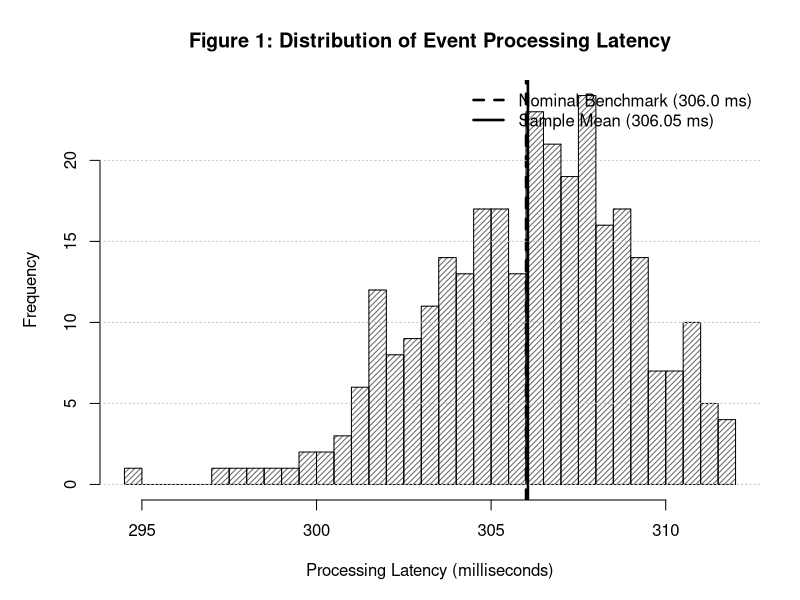
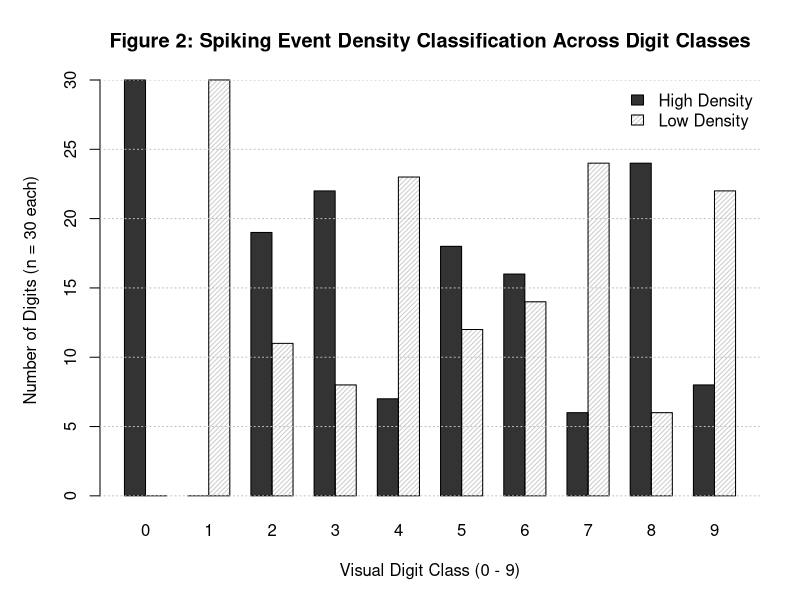
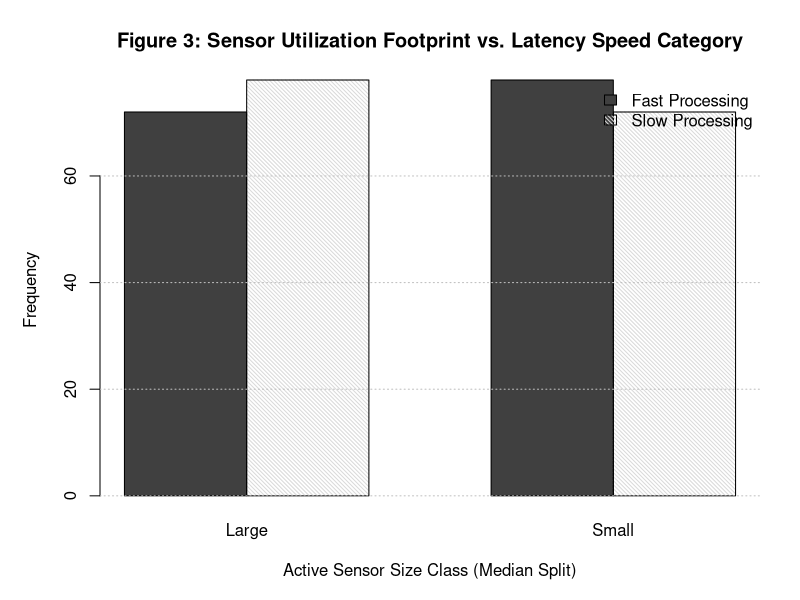
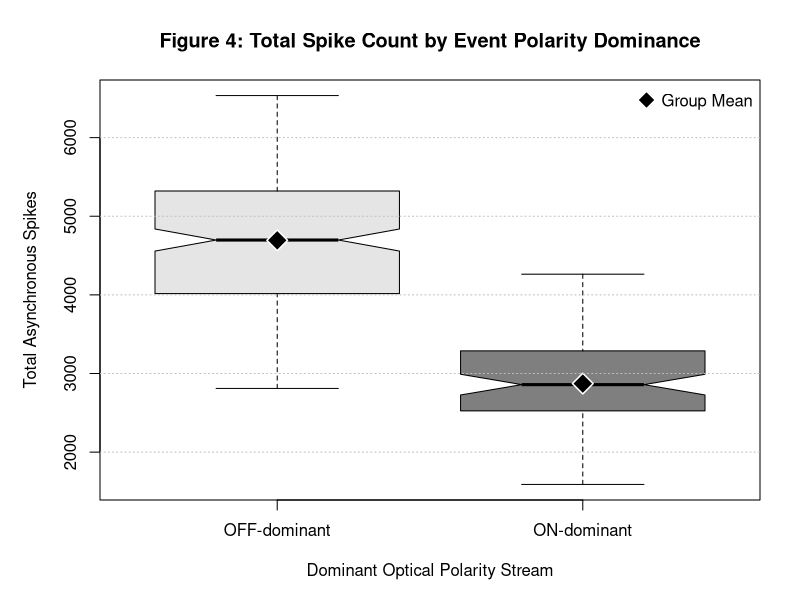
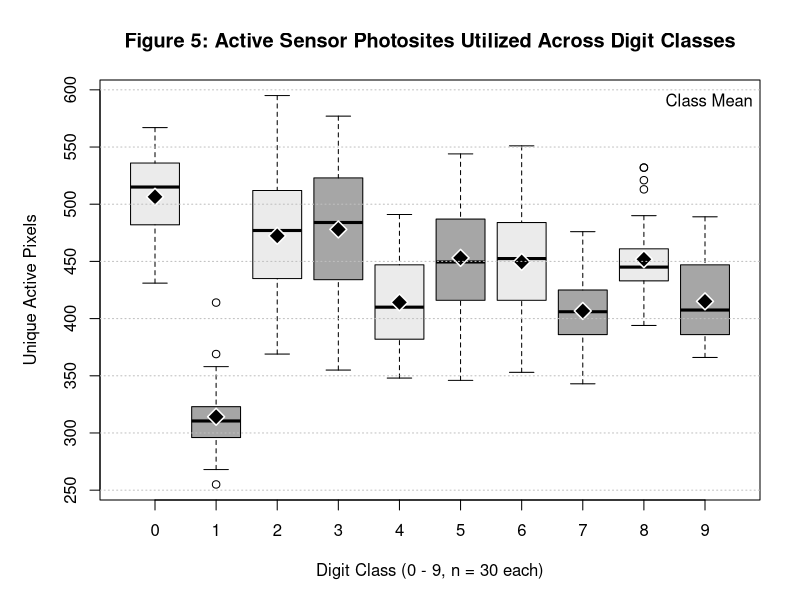
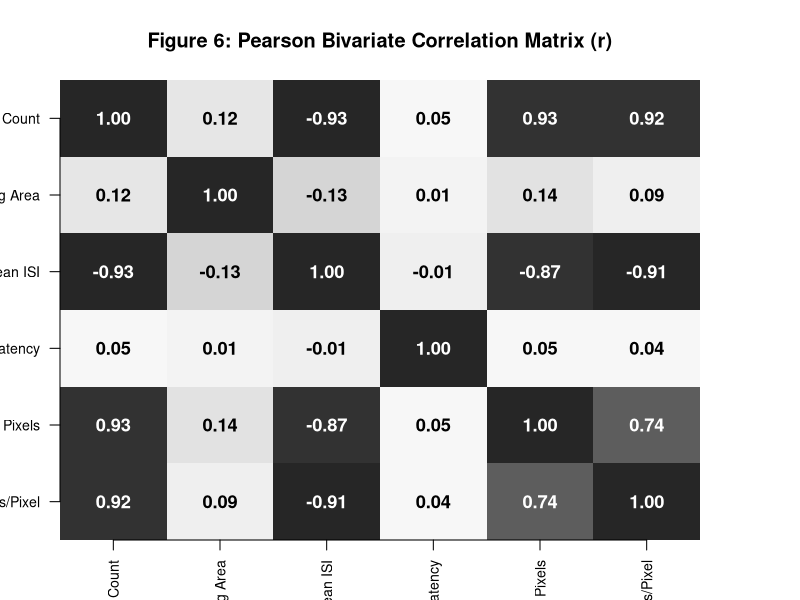
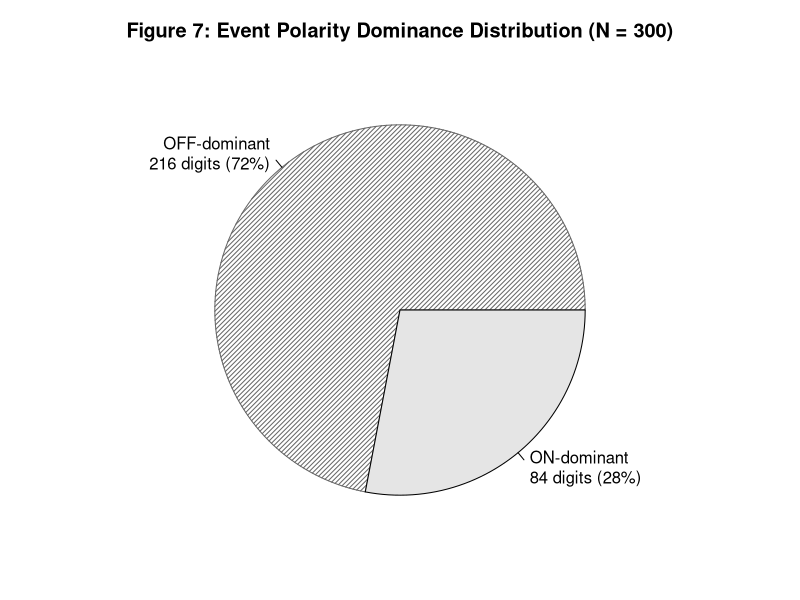
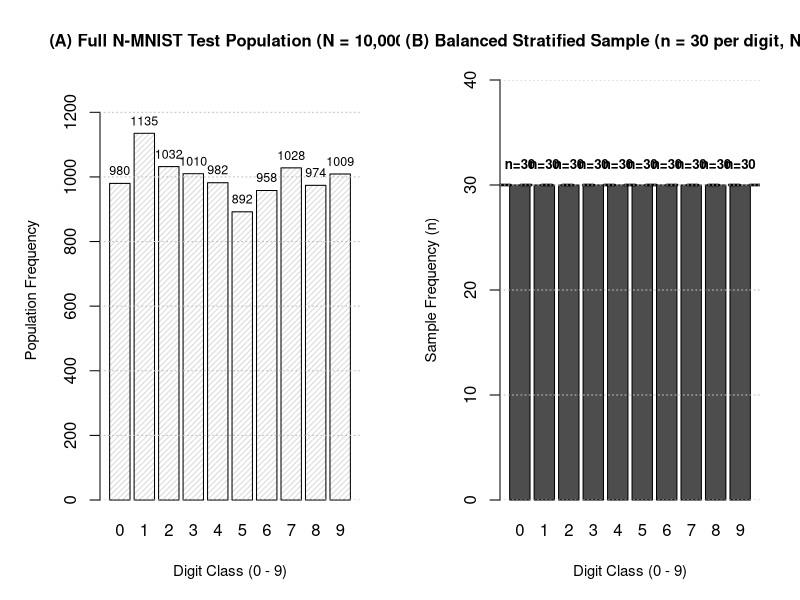

The R script that drew these images, in order:
# IT1212 Probability & Statistics - Assignment Figure Generation Script
# Generates publication-quality charts (PNG, 300 DPI) for assignment report
# Black & White / Grayscale Print-Optimized Version

# 1. Ensure output folder exists
dir.create("figures", showWarnings = FALSE)

# 2. Load and Prepare Dataset
nmnist_data <- read.csv("nmnist_features.csv")

lat_med <- median(nmnist_data$latency_us)
den_med <- median(nmnist_data$spike_density)
area_med <- median(nmnist_data$active_pixels)

nmnist_data$polarity_majority <- as.factor(ifelse(nmnist_data$on_ratio > 0.5, "ON-dominant", "OFF-dominant"))
nmnist_data$latency_speed <- as.factor(ifelse(nmnist_data$latency_us > lat_med, "Slow", "Fast"))
nmnist_data$density_category <- as.factor(ifelse(nmnist_data$spike_density > den_med, "High", "Low"))
nmnist_data$spatial_size_class <- as.factor(ifelse(nmnist_data$active_pixels >= area_med, "Large", "Small"))
nmnist_data$digit_class_factor <- as.factor(nmnist_data$digit_class)

# Figure 1: Distribution of Processing Latency (Sub-RQ1)
png("figures/fig1_latency_distribution.png", width = 2400, height = 1800, res = 300)
par(mar = c(5, 5, 4, 2))
h <- hist(nmnist_data$latency_us / 1000,
    breaks = 25,
    col = "gray40",
    density = 25,
    angle = 45,
    border = "black",
    main = "Figure 1: Distribution of Event Processing Latency",
    xlab = "Processing Latency (milliseconds)",
    ylab = "Frequency",
    cex.main = 1.2, cex.lab = 1.0
)
abline(v = 306, col = "black", lwd = 2.5, lty = 2)
abline(v = mean(nmnist_data$latency_us) / 1000, col = "black", lwd = 2.5, lty = 1)
legend("topright",
    legend = c("Nominal Benchmark (306.0 ms)", "Sample Mean (306.05 ms)"),
    col = c("black", "black"),
    lty = c(2, 1),
    lwd = 2.5,
    bty = "n"
)
grid(nx = NA, ny = NULL, col = "gray75", lty = "dotted")
dev.off()

# Figure 2: Spiking Density by Digit Class (Sub-RQ2)
png("figures/fig2_density_by_digit.png", width = 2600, height = 1800, res = 300)
par(mar = c(5, 5, 4, 2))
t2 <- table(nmnist_data$density_category, nmnist_data$digit_class_factor)
barplot(t2,
    beside = TRUE,
    col = c("gray20", "gray80"),
    density = c(NA, 30),
    angle = c(0, 45),
    border = "black",
    main = "Figure 2: Spiking Event Density Classification Across Digit Classes",
    xlab = "Visual Digit Class (0 - 9)",
    ylab = "Number of Digits (n = 30 each)",
    legend.text = c("High Density", "Low Density"),
    args.legend = list(x = "topright", bty = "n"),
    cex.main = 1.2, cex.lab = 1.0
)
grid(nx = NA, ny = NULL, col = "gray75", lty = "dotted")
dev.off()

# Figure 3: Spatial Footprint vs Latency Speed (Sub-RQ3)
png("figures/fig3_spatial_vs_speed.png", width = 2400, height = 1800, res = 300)
par(mar = c(5, 5, 4, 2))
t3 <- table(nmnist_data$latency_speed, nmnist_data$spatial_size_class)
barplot(t3,
    beside = TRUE,
    col = c("gray25", "gray85"),
    density = c(NA, 35),
    angle = c(0, 135),
    border = "black",
    main = "Figure 3: Sensor Utilization Footprint vs. Latency Speed Category",
    xlab = "Active Sensor Size Class (Median Split)",
    ylab = "Frequency",
    legend.text = c("Fast Processing", "Slow Processing"),
    args.legend = list(x = "topright", bty = "n"),
    cex.main = 1.2, cex.lab = 1.0
)
grid(nx = NA, ny = NULL, col = "gray75", lty = "dotted")
dev.off()

# Figure 4: Spike Count by Polarity Majority (Sub-RQ4)
png("figures/fig4_spikes_by_polarity.png", width = 2400, height = 1800, res = 300)
par(mar = c(5, 5, 4, 2))
boxplot(spike_count ~ polarity_majority,
    data = nmnist_data,
    col = c("gray90", "gray50"),
    border = "black",
    main = "Figure 4: Total Spike Count by Event Polarity Dominance",
    xlab = "Dominant Optical Polarity Stream",
    ylab = "Total Asynchronous Spikes",
    notch = TRUE,
    cex.main = 1.2, cex.lab = 1.0
)
points(1:2, c(
    mean(nmnist_data$spike_count[nmnist_data$polarity_majority == "OFF-dominant"]),
    mean(nmnist_data$spike_count[nmnist_data$polarity_majority == "ON-dominant"])
),
pch = 23, bg = "black", col = "white", cex = 2.2, lwd = 1.5
)
legend("topright", legend = "Group Mean", pch = 23, pt.bg = "black", col = "white", pt.cex = 1.8, bty = "n")
grid(nx = NA, ny = NULL, col = "gray75", lty = "dotted")
dev.off()

# Figure 5: Active Pixels Across 10 Digit Classes (Sub-RQ5)
png("figures/fig5_active_pixels_by_digit.png", width = 2800, height = 1800, res = 300)
par(mar = c(5, 5, 4, 2))
bw_palette_10 <- rep(c("gray92", "gray65"), 5)
boxplot(active_pixels ~ digit_class_factor,
    data = nmnist_data,
    col = bw_palette_10,
    border = "black",
    main = "Figure 5: Active Sensor Photosites Utilized Across Digit Classes",
    xlab = "Digit Class (0 - 9, n = 30 each)",
    ylab = "Unique Active Pixels",
    cex.main = 1.2, cex.lab = 1.0
)
means_pixels <- tapply(nmnist_data$active_pixels, nmnist_data$digit_class_factor, mean)
points(1:10, means_pixels, pch = 23, bg = "black", col = "white", cex = 1.8, lwd = 1.5)
legend("topright", legend = "Class Mean", pch = 18, pt.bg = "black", col = "white", pt.cex = 1.5, bty = "n")
grid(nx = NA, ny = NULL, col = "gray75", lty = "dotted")
dev.off()

# Figure 6: Bivariate Correlation Heatmap (Sub-RQ6)
png("figures/fig6_correlation_matrix.png", width = 2400, height = 2200, res = 300)
par(mar = c(3, 3, 4, 5))
num_cols <- nmnist_data[, c("spike_count", "bounding_area", "mean_isi_us", "latency_us", "active_pixels", "spikes_per_pixel")]
colnames(num_cols) <- c("Spike Count", "Bounding Area", "Mean ISI", "Latency", "Active Pixels", "Spikes/Pixel")
cor_m <- cor(num_cols)
colors_heatmap <- colorRampPalette(c("gray15", "gray98", "gray15"))(100)
image(1:6, 1:6, cor_m[, 6:1],
    col = colors_heatmap, axes = FALSE, xlab = "", ylab = "",
    main = "Figure 6: Pearson Bivariate Correlation Matrix (r)"
)
axis(1, at = 1:6, labels = colnames(num_cols), las = 2, cex.axis = 0.85)
axis(2, at = 1:6, labels = rev(colnames(num_cols)), las = 1, cex.axis = 0.85)
for (x in 1:6) {
    for (y in 1:6) {
        val <- cor_m[x, 7 - y]
        text(x, y, sprintf("%.2f", val),
            col = ifelse(abs(val) > 0.5, "white", "black"),
            cex = 1.1, font = 2
        )
    }
}
dev.off()

# Figure 7: Polarity Dominance Pie Chart (Descriptive)
png("figures/fig7_polarity_pie.png", width = 2200, height = 1800, res = 300)
par(mar = c(2, 2, 3, 2))
pol_tbl <- table(nmnist_data$polarity_majority)
pie(pol_tbl,
    col = c("gray40", "gray90"),
    density = c(30, NA),
    angle = c(45, 0),
    labels = paste0(names(pol_tbl), "\n", pol_tbl, " digits (", round(100 * prop.table(pol_tbl), 1), "%)"),
    main = "Figure 7: Event Polarity Dominance Distribution (N = 300)",
    cex.main = 1.2, cex = 1.0
)
dev.off()

# Figure 8: Population vs. Sample Stratified Distribution (Descriptive)
png("figures/fig8_stratified_samples.png", width = 2800, height = 1800, res = 300)
par(mfrow = c(1, 2), mar = c(5, 5, 4, 2))
pop_counts <- c(980, 1135, 1032, 1010, 982, 892, 958, 1028, 974, 1009)
digits <- 0:9
bp1 <- barplot(pop_counts,
    names.arg = digits,
    col = "gray85",
    density = 25,
    angle = 45,
    border = "black",
    ylim = c(0, 1300),
    main = "(A) Full N-MNIST Test Population (N = 10,000)",
    xlab = "Digit Class (0 - 9)",
    ylab = "Population Frequency",
    cex.main = 1.0, cex.lab = 0.9
)
grid(nx = NA, ny = NULL, col = "gray75", lty = "dotted")
text(bp1, pop_counts + 40, labels = pop_counts, cex = 0.75, col = "black")
sample_counts <- rep(30, 10)
bp2 <- barplot(sample_counts,
    names.arg = digits,
    col = "gray30",
    border = "black",
    ylim = c(0, 40),
    main = "(B) Balanced Stratified Sample (n = 30 per digit, N = 300)",
    xlab = "Digit Class (0 - 9)",
    ylab = "Sample Frequency (n)",
    cex.main = 1.0, cex.lab = 0.9
)
abline(h = 30, col = "black", lty = 2, lwd = 2.5)
grid(nx = NA, ny = NULL, col = "gray75", lty = "dotted")
text(bp2, sample_counts + 2, labels = "n=30", col = "black", font = 2, cex = 0.8)
dev.off()

# Figure 9: Latency Speed Category Distribution (Descriptive)
png("figures/fig9_speed_pie.png", width = 2200, height = 1800, res = 300)
par(mar = c(2, 2, 3, 2))
speed_tbl <- table(nmnist_data$latency_speed)
pie(speed_tbl,
    col = c("gray40", "gray90"),
    density = c(30, NA),
    angle = c(45, 0),
    labels = paste0(names(speed_tbl), "\n", speed_tbl, " digits (", round(100 * prop.table(speed_tbl), 1), "%)"),
    main = "Figure 9: Latency Speed Category Distribution (N = 300)",
    cex.main = 1.2, cex = 1.0
)
dev.off()

# Figure 10: Spiking Density Category Distribution (Descriptive)
png("figures/fig10_density_pie.png", width = 2200, height = 1800, res = 300)
par(mar = c(2, 2, 3, 2))
den_tbl <- table(nmnist_data$density_category)
pie(den_tbl,
    col = c("gray40", "gray90"),
    density = c(30, NA),
    angle = c(45, 0),
    labels = paste0(names(den_tbl), " Density\n", den_tbl, " digits (", round(100 * prop.table(den_tbl), 1), "%)"),
    main = "Figure 10: Spiking Density Category Distribution (N = 300)",
    cex.main = 1.2, cex = 1.0
)
dev.off()

# Figure 11: Spatial Size Class Distribution (Descriptive)
png("figures/fig11_spatial_pie.png", width = 2200, height = 1800, res = 300)
par(mar = c(2, 2, 3, 2))
spatial_tbl <- table(nmnist_data$spatial_size_class)
pie(spatial_tbl, 
    col = c("gray40", "gray90"),
    density = c(30, NA),
    angle = c(45, 0),
    labels = paste0(names(spatial_tbl), " Footprint\n", spatial_tbl, " digits (", round(100 * prop.table(spatial_tbl), 1), "%)"),
    main = "Figure 11: Spatial Size Class Distribution (N = 300)",
    cex.main = 1.2, cex = 1.0)
dev.off()

# Figure 12: Histogram of Spike Count
png("figures/fig12_spike_count_hist.png", width = 2400, height = 1800, res = 300)
par(mar = c(5, 5, 4, 2))
hist(nmnist_data$spike_count, 
     breaks = 25, 
     col = "gray40", 
     density = 25,
     angle = 45,
     border = "black",
     main = "Figure 12: Frequency Distribution of Total Spike Count", 
     xlab = "Total Spike Count (events)", 
     ylab = "Frequency",
     cex.main = 1.2, cex.lab = 1.0)
grid(nx = NA, ny = NULL, col = "gray75", lty = "dotted")
box(col = "black", lwd = 1.5)
dev.off()

# Figure 13: Histogram of Spike Density
png("figures/fig13_spike_density_hist.png", width = 2400, height = 1800, res = 300)
par(mar = c(5, 5, 4, 2))
hist(nmnist_data$spike_density, 
     breaks = 25, 
     col = "gray40", 
     density = 25,
     angle = 45,
     border = "black",
     main = "Figure 13: Frequency Distribution of Spiking Density", 
     xlab = "Spike Density (events / ms)", 
     ylab = "Frequency",
     cex.main = 1.2, cex.lab = 1.0)
grid(nx = NA, ny = NULL, col = "gray75", lty = "dotted")
box(col = "black", lwd = 1.5)
dev.off()

# Figure 14: Histogram of Processing Latency
png("figures/fig14_latency_hist.png", width = 2400, height = 1800, res = 300)
par(mar = c(5, 5, 4, 2))
hist(nmnist_data$latency_us / 1000, 
     breaks = 25, 
     col = "gray40", 
     density = 25,
     angle = 45,
     border = "black",
     main = "Figure 14: Frequency Distribution of Processing Latency", 
     xlab = "Processing Latency (milliseconds)", 
     ylab = "Frequency",
     cex.main = 1.2, cex.lab = 1.0)
grid(nx = NA, ny = NULL, col = "gray75", lty = "dotted")
box(col = "black", lwd = 1.5)
dev.off()

# Figure 15: Histogram of Mean Inter-Spike Interval
png("figures/fig15_mean_isi_hist.png", width = 2400, height = 1800, res = 300)
par(mar = c(5, 5, 4, 2))
hist(nmnist_data$mean_isi_us, 
     breaks = 25, 
     col = "gray40", 
     density = 25,
     angle = 45,
     border = "black",
     main = "Figure 15: Frequency Distribution of Mean Inter-Spike Interval", 
     xlab = "Mean Inter-Spike Interval (microseconds)", 
     ylab = "Frequency",
     cex.main = 1.2, cex.lab = 1.0)
grid(nx = NA, ny = NULL, col = "gray75", lty = "dotted")
box(col = "black", lwd = 1.5)
dev.off()

# Figure 16: Histogram of Maximum Inter-Spike Interval
png("figures/fig16_max_isi_hist.png", width = 2400, height = 1800, res = 300)
par(mar = c(5, 5, 4, 2))
hist(nmnist_data$max_isi_us / 1000, 
     breaks = 25, 
     col = "gray40", 
     density = 25,
     angle = 45,
     border = "black",
     main = "Figure 16: Frequency Distribution of Maximum Inter-Spike Interval", 
     xlab = "Maximum Inter-Spike Interval (milliseconds)", 
     ylab = "Frequency",
     cex.main = 1.2, cex.lab = 1.0)
grid(nx = NA, ny = NULL, col = "gray75", lty = "dotted")
box(col = "black", lwd = 1.5)
dev.off()

# Figure 17: Histogram of Spatial Width
png("figures/fig17_spatial_width_hist.png", width = 2400, height = 1800, res = 300)
par(mar = c(5, 5, 4, 2))
hist(nmnist_data$spatial_width, 
     breaks = seq(30.5, 33.5, by = 0.5), 
     col = "gray40", 
     density = 25,
     angle = 45,
     border = "black",
     main = "Figure 17: Frequency Distribution of Spatial Width", 
     xlab = "Spatial Width (pixels)", 
     ylab = "Frequency",
     cex.main = 1.2, cex.lab = 1.0)
grid(nx = NA, ny = NULL, col = "gray75", lty = "dotted")
box(col = "black", lwd = 1.5)
dev.off()

# Figure 18: Histogram of Spatial Height
png("figures/fig18_spatial_height_hist.png", width = 2400, height = 1800, res = 300)
par(mar = c(5, 5, 4, 2))
hist(nmnist_data$spatial_height, 
     breaks = seq(28.5, 33.5, by = 0.5), 
     col = "gray40", 
     density = 25,
     angle = 45,
     border = "black",
     main = "Figure 18: Frequency Distribution of Spatial Height", 
     xlab = "Spatial Height (pixels)", 
     ylab = "Frequency",
     cex.main = 1.2, cex.lab = 1.0)
grid(nx = NA, ny = NULL, col = "gray75", lty = "dotted")
box(col = "black", lwd = 1.5)
dev.off()

# Figure 19: Histogram of Bounding Area
png("figures/fig19_bounding_area_hist.png", width = 2400, height = 1800, res = 300)
par(mar = c(5, 5, 4, 2))
hist(nmnist_data$bounding_area, 
     breaks = 25, 
     col = "gray40", 
     density = 25,
     angle = 45,
     border = "black",
     main = "Figure 19: Frequency Distribution of Bounding Area", 
     xlab = "Bounding Area (square pixels)", 
     ylab = "Frequency",
     cex.main = 1.2, cex.lab = 1.0)
grid(nx = NA, ny = NULL, col = "gray75", lty = "dotted")
box(col = "black", lwd = 1.5)
dev.off()

# Figure 20: Histogram of Active Pixels
png("figures/fig20_active_pixels_hist.png", width = 2400, height = 1800, res = 300)
par(mar = c(5, 5, 4, 2))
hist(nmnist_data$active_pixels, 
     breaks = 25, 
     col = "gray40", 
     density = 25,
     angle = 45,
     border = "black",
     main = "Figure 20: Frequency Distribution of Active Pixels", 
     xlab = "Active Pixels (count)", 
     ylab = "Frequency",
     cex.main = 1.2, cex.lab = 1.0)
grid(nx = NA, ny = NULL, col = "gray75", lty = "dotted")
box(col = "black", lwd = 1.5)
dev.off()

# Figure 21: Histogram of Center of Mass (X-Axis)
png("figures/fig21_com_x_hist.png", width = 2400, height = 1800, res = 300)
par(mar = c(5, 5, 4, 2))
hist(nmnist_data$center_of_mass_x, 
     breaks = 25, 
     col = "gray40", 
     density = 25,
     angle = 45,
     border = "black",
     main = "Figure 21: Frequency Distribution of Center of Mass (X-Axis)", 
     xlab = "Horizontal Center of Mass X (pixel index)", 
     ylab = "Frequency",
     cex.main = 1.2, cex.lab = 1.0)
grid(nx = NA, ny = NULL, col = "gray75", lty = "dotted")
box(col = "black", lwd = 1.5)
dev.off()

# Figure 22: Histogram of Center of Mass (Y-Axis)
png("figures/fig22_com_y_hist.png", width = 2400, height = 1800, res = 300)
par(mar = c(5, 5, 4, 2))
hist(nmnist_data$center_of_mass_y, 
     breaks = 25, 
     col = "gray40", 
     density = 25,
     angle = 45,
     border = "black",
     main = "Figure 22: Frequency Distribution of Center of Mass (Y-Axis)", 
     xlab = "Vertical Center of Mass Y (pixel index)", 
     ylab = "Frequency",
     cex.main = 1.2, cex.lab = 1.0)
grid(nx = NA, ny = NULL, col = "gray75", lty = "dotted")
box(col = "black", lwd = 1.5)
dev.off()

# Figure 23: 2D Center of Mass Scatter Plot
png("figures/fig23_com_scatter.png", width = 2400, height = 2400, res = 300)
par(mar = c(5, 5, 4, 2))
plot(nmnist_data$center_of_mass_x, nmnist_data$center_of_mass_y,
     pch = 19, col = adjustcolor("black", alpha.f = 0.5), cex = 0.8,
     xlim = c(14, 19), ylim = c(14, 19),
     main = "Figure 23: 2D Spatial Centroid Distribution on DVS Sensor Grid",
     xlab = "Horizontal Center of Mass X (pixels)",
     ylab = "Vertical Center of Mass Y (pixels)",
     cex.main = 1.2, cex.lab = 1.0)
abline(v = 16.5, col = "black", lty = 2, lwd = 1.5)
abline(h = 16.5, col = "black", lty = 2, lwd = 1.5)
legend("topright", 
       legend = c("Digit Centroids (n = 300)", "Sensor Frame Center (16.5, 16.5)"),
       pch = c(19, NA),
       lty = c(NA, 2),
       col = c("black", "black"),
       bty = "n", cex = 0.9)
grid(col = "gray75", lty = "dotted")
box(col = "black", lwd = 1.5)
dev.off()

# Figure 24: Histogram of Spikes per Pixel
png("figures/fig24_spikes_per_pixel_hist.png", width = 2400, height = 1800, res = 300)
par(mar = c(5, 5, 4, 2))
hist(nmnist_data$spikes_per_pixel, 
     breaks = 25, 
     col = "gray40", 
     density = 25,
     angle = 45,
     border = "black",
     main = "Figure 24: Frequency Distribution of Spikes per Pixel", 
     xlab = "Spikes per Pixel (events / active pixel)", 
     ylab = "Frequency",
     cex.main = 1.2, cex.lab = 1.0)
grid(nx = NA, ny = NULL, col = "gray75", lty = "dotted")
box(col = "black", lwd = 1.5)
dev.off()

# Figure 25: Histogram of ON Polarity Ratio
png("figures/fig25_on_ratio_hist.png", width = 2400, height = 1800, res = 300)
par(mar = c(5, 5, 4, 2))
hist(nmnist_data$on_ratio, 
     breaks = 25, 
     col = "gray40", 
     density = 25,
     angle = 45,
     border = "black",
     main = "Figure 25: Frequency Distribution of Raw ON Polarity Ratio", 
     xlab = "ON Polarity Ratio (proportion of total spikes)", 
     ylab = "Frequency",
     cex.main = 1.2, cex.lab = 1.0)
grid(nx = NA, ny = NULL, col = "gray75", lty = "dotted")
box(col = "black", lwd = 1.5)
dev.off()

cat("\nAll 25 figures successfully generated in the 'figures/' folder!\n")
